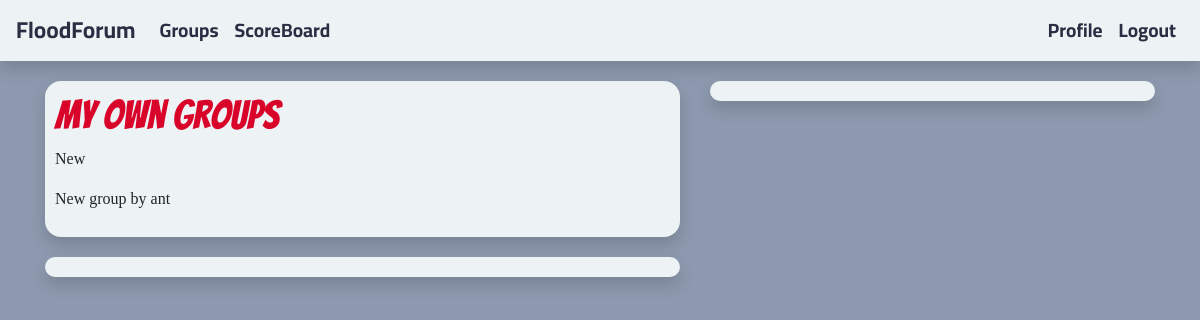
The app's page /groups/mygroups/ (signed in), older data.
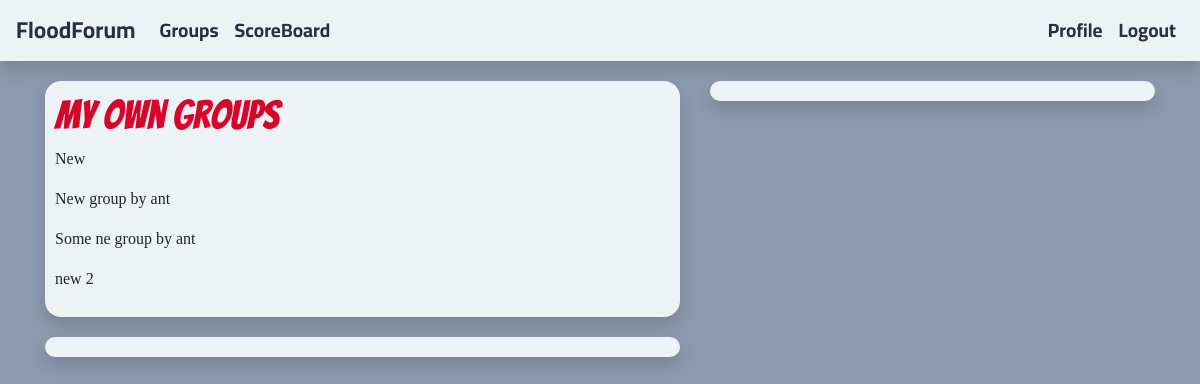
The same page, newer data.
### groups/models.py (models this page shows, shortened)
class Group(models.Model):
    name = models.CharField(max_length = 200, unique = True)
    slug = models.CharField(max_length = 200)
    description = models.TextField(max_length = 1000)
    owner = models.ForeignKey(settings.AUTH_USER_MODEL, related_name = "own_groups", on_delete=models.CASCADE)
    members = models.ManyToManyField(settings.AUTH_USER_MODEL, through = "GroupMembership")
    def __str__(self):
        return self.name

### groups/views.py (the view)
# urls.py: path('mygroups/', MyGroupListView.as_view(), name='my_group_list'), #not used
class MyGroupListView(ListView):
    template_name = "my_group_list.html"
    def get_queryset(self):
        if self.request.user.is_authenticated:
            return Group.objects.filter(members = self.request.user)
        else:
            return None

### groups/templates/groups/my_group_list.html
{% extends "common_base.html" %}
{% block base_top %}
<h1>My own groups</h1>
{% for group in group_list %}
  <p>{{group}}</p>
{% endfor %}
{% endblock base_top %}

Row changes from the older to the newer data that the page shows:
added Group: name "Some ne group by ant"
added Group: name "new 2"
